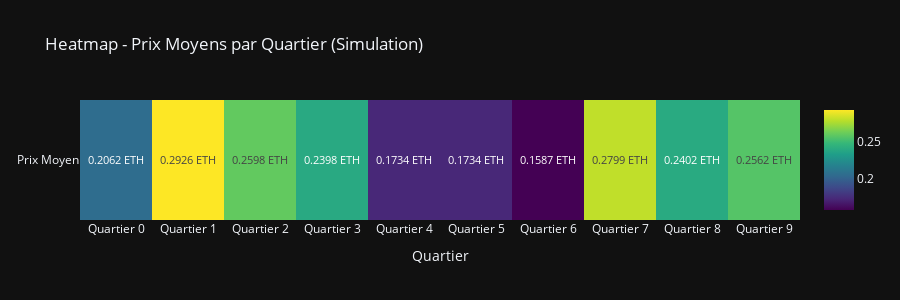

Here is the notebook cell this chart was saved with:
### Markdown cell above
### 🗺️ Heatmap - Prix par Quartier

### Code cell
np.random.seed(42)
neighborhoods = [f'Quartier {i}' for i in range(10)]
prices_by_neighborhood = np.random.uniform(0.15, 0.30, 10)

fig = go.Figure(data=go.Heatmap(
    z=[prices_by_neighborhood],
    x=neighborhoods,
    y=['Prix Moyen'],
    colorscale='Viridis',
    text=[[f'{p:.4f} ETH' for p in prices_by_neighborhood]],
    texttemplate='%{text}',
    textfont={'size': 11}
))
fig.update_layout(
    title='Heatmap - Prix Moyens par Quartier (Simulation)',
    xaxis_title='Quartier',
    height=300
)
fig.show()

### Figure 1 — Plotly figure (JSON) as saved in the notebook; plotly's stock layout.template omitted (floating-point values rounded to 4 significant figures)
{"data": [{"colorscale": [[0.0, "#440154"], [0.1111, "#482878"], [0.2222, "#3e4989"], [0.3333, "#31688e"], [0.4444, "#26828e"], [0.5556, "#1f9e89"], [0.6667, "#35b779"], [0.7778, "#6ece58"], [0.8889, "#b5de2b"], [1.0, "#fde725"]], "text": [["0.2062 ETH", "0.2926 ETH", "0.2598 ETH", "0.2398 ETH", "0.1734 ETH", "0.1734 ETH", "0.1587 ETH", "0.2799 ETH", "0.2402 ETH", "0.2562 ETH"]], "textfont": {"size": 11}, "texttemplate": "%{text}", "x": ["Quartier 0", "Quartier 1", "Quartier 2", "Quartier 3", "Quartier 4", "Quartier 5", "Quartier 6", "Quartier 7", "Quartier 8", "Quartier 9"], "y": ["Prix Moyen"], "z": [[0.2062, 0.2926, 0.2598, 0.2398, 0.1734, 0.1734, 0.1587, 0.2799, 0.2402, 0.2562]], "type": "heatmap"}], "layout": {"title": {"text": "Heatmap - Prix Moyens par Quartier (Simulation)"}, "xaxis": {"title": {"text": "Quartier"}}, "height": 300}}
